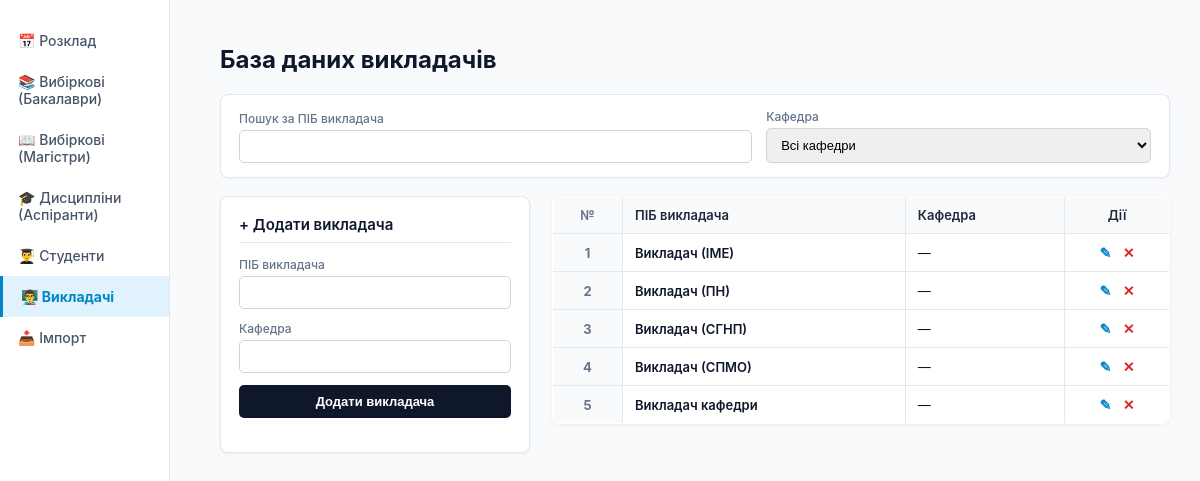
Before: /teachers/ with the older database file.
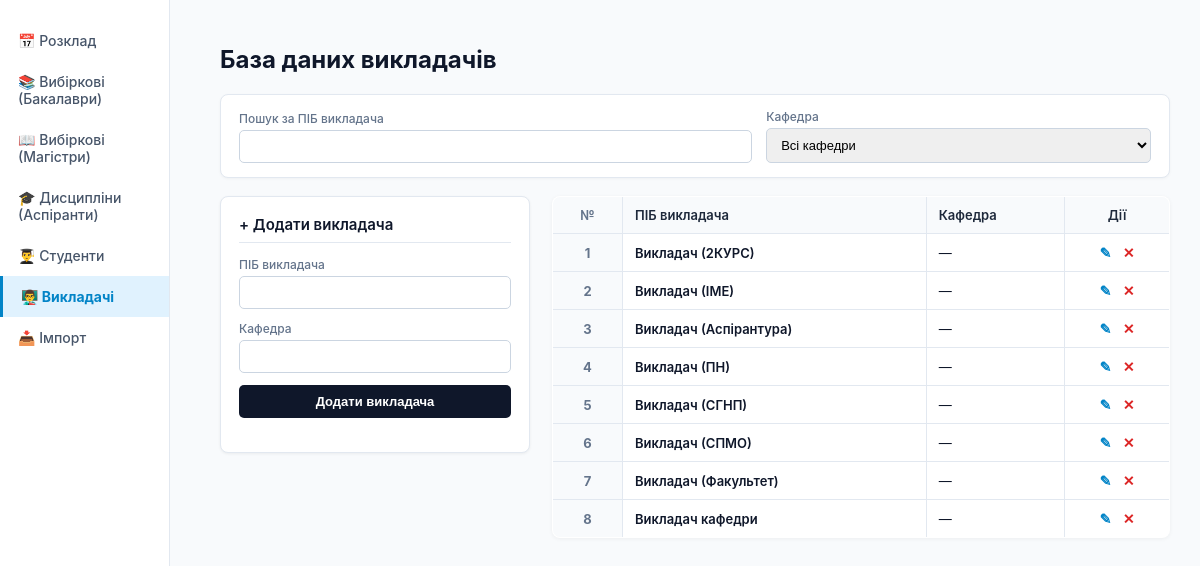
After: the same page with the newer database file.
### scheduler/models.py (models this page shows, shortened)
class Teacher(models.Model):
    name = models.CharField(max_length=150, verbose_name="ПІБ викладача")
    department = models.CharField(max_length=150, blank=True, default="", verbose_name="Кафедра")

### scheduler/views.py (the view, shortened to what this page needs)
# urls.py: path('teachers/', views.teachers_view, name='teachers_list'),
def teachers_view(request):
    edit_id = request.GET.get('edit')
    editing_teacher = Teacher.objects.filter(id=edit_id).first() if edit_id else None
    return render(request, "teachers.html", {'teachers': Teacher.objects.all().order_by("name"), 'editing_teacher': editing_teacher})

### scheduler/templates/teachers.html (shortened to what this page needs)
﻿<!DOCTYPE html>
<html lang="uk">
<head>
</head>
<body>
    <div class="sidebar">
        <a href="/" class="sidebar-item">📅 Розклад</a>
        <a href="/time-table/selective/bachelor/" class="sidebar-item">📚 Вибіркові (Бакалаври)</a>
        <a href="/time-table/selective/master/" class="sidebar-item">📖 Вибіркові (Магістри)</a>
        <a href="/time-table/selective/postgraduate/" class="sidebar-item">🎓 Дисципліни (Аспіранти)</a>
        <a href="/students/" class="sidebar-item">👨‍🎓 Студенти</a>
        <a href="/teachers/" class="sidebar-item active">👨‍🏫 Викладачі</a>
        <a href="/import/" class="sidebar-item">📥 Імпорт</a>
    </div>
    <div class="main-content">
        <h1>База даних викладачів</h1>
        <div class="filter-card">
            <div class="filter-form">
                <div>
                    <label class="field-label">Пошук за ПІБ викладача</label>
                    <input type="text" id="filter-teacher-search">
                </div>
                <div>
                    <label class="field-label">Кафедра</label>
                    <select id="filter-teacher-dept">
                        <option value="">Всі кафедри</option>
                    </select>
                </div>
            </div>
        </div>
        <div class="layout">
            <div class="box">
                <h3>{% if editing_teacher %}✎ Редагувати викладача{% else %}+ Додати викладача{% endif %}</h3>
                <form method="POST">
                    <div class="form-group">
                        <label class="field-label">ПІБ викладача</label>
                        <input type="text" name="name" value="{{ editing_teacher.name|default:'' }}" required>
                    </div>
                    <div class="form-group">
                        <label class="field-label">Кафедра</label>
                        <input type="text" name="department" value="{{ editing_teacher.department|default:'' }}" required>
                    </div>
                    <button type="submit">{% if editing_teacher %}Зберегти зміни{% else %}Додати викладача{% endif %}</button>
                </form>
            </div>
            <div>
                <table>
                    <thead>
                        <tr>
                            <th class="col-num">№</th>
                            <th>ПІБ викладача</th>
                            <th>Кафедра</th>
                            <th class="actions-col">Дії</th>
                        </tr>
                    </thead>
                    <tbody id="teachers-table-body">
                        {% for t in teachers %}
                        <tr class="teacher-row"
                            data-name="{{ t.name|lower }}"
                            data-dept="{{ t.department|lower }}">
                            <td class="col-num row-counter">{{ forloop.counter }}</td>
                            <td style="font-weight: 600;">{{ t.name }}</td>
                            <td>{% if t.department %}<span class="badge-dept">{{ t.department }}</span>{% else %}—{% endif %}</td>
                            <td class="actions-col">
                                <a href="?edit={{ t.id }}" class="btn-edit" title="Редагувати">✎</a>
                                <form method="POST" style="display:inline; margin:0;" onsubmit="return confirm('Видалити викладача {{ t.name }}?');">
                                    <button type="submit" class="btn-del" title="Видалити">✕</button>
                                </form>
                            </td>
                        </tr>
                        {% empty %}
                        <tr id="empty-initial-row">
                            <td colspan="4" style="text-align: center; color: #94a3b8; padding: 20px;">Викладачів ще не додано. Скористайтеся формою ліворуч.</td>
                        </tr>
                        {% endfor %}
                    </tbody>
                </table>
            </div>
        </div>
    </div>
</body>
</html>

Changed rows visible on the page:
added Teacher: name "Викладач (2КУРС)"
added Teacher: name "Викладач (Аспірантура)"
added Teacher: name "Викладач (Факультет)"
